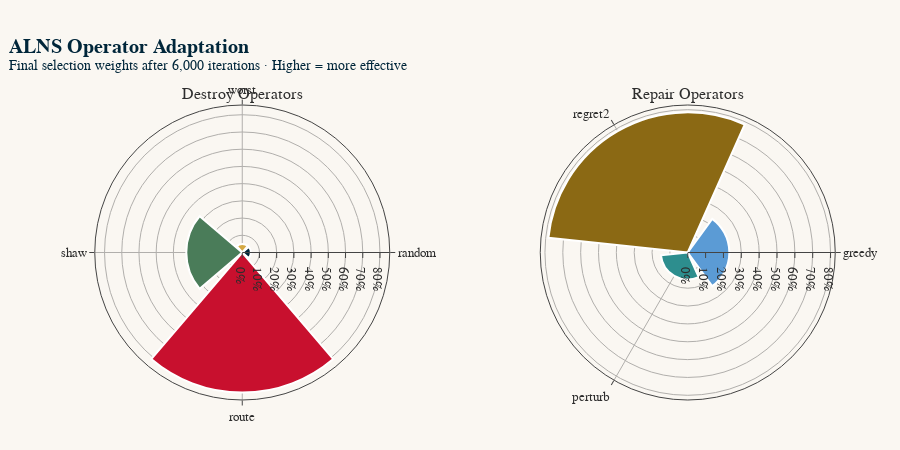

Here is the notebook cell this chart was saved with:
### Markdown cell above
---
## 8 - ALNS Operator Adaptation

The ALNS solver does not treat its operators equally. After every 100 iterations, it updates their selection probabilities based on how well each has performed:

$$w_i^{(s+1)} = (1 - \alpha) \cdot w_i^{(s)} + \alpha \cdot \frac{\pi_i}{\theta_i}$$

where $\pi_i$ is the accumulated score for operator $i$ during the segment, $\theta_i$ is the number of times it was invoked, and $\alpha$ is a reactivity parameter.

After 6,000 iterations, the final weights tell us which operators the algorithm found most productive for this problem:

- **Route-destroy** (52%) -- removing entire underperforming routes proved the most impactful structural move.
- **Regret-2 repair** (54%) -- reinserting orders where delaying them would cost the most, rather than just taking the cheapest slot.

### Code cell
# ---
# CHART 8 · ALNS Operator Weights -- Radial / Polar Bar
# ---

destroy_w = metadata["operator_weights"]["destroy"]
repair_w  = metadata["operator_weights"]["repair"]

fig = make_subplots(
    rows=1, cols=2,
    specs=[[{"type": "polar"}, {"type": "polar"}]],
    subplot_titles=("Destroy Operators", "Repair Operators"),
)

# Destroy
d_names = list(destroy_w.keys())
d_vals = [v * 100 for v in destroy_w.values()]
d_colours = [ADM["navy"], ADM["gold"], ADM["green"], ADM["crimson"]]

fig.add_trace(go.Barpolar(
    r=d_vals, theta=d_names,
    marker=dict(color=d_colours, line=dict(color="white", width=2)),
    text=[f"{v:.0f}%" for v in d_vals],
    hovertemplate="<b>%{theta}</b><br>Weight: %{r:.1f}%<extra></extra>",
), row=1, col=1)

# Repair
r_names = list(repair_w.keys())
r_vals = [v * 100 for v in repair_w.values()]
r_colours = [ADM["sky"], ADM["earth"], ADM["teal"]]

fig.add_trace(go.Barpolar(
    r=r_vals, theta=r_names,
    marker=dict(color=r_colours, line=dict(color="white", width=2)),
    text=[f"{v:.0f}%" for v in r_vals],
    hovertemplate="<b>%{theta}</b><br>Weight: %{r:.1f}%<extra></extra>",
), row=1, col=2)

fig.update_layout(
    title="<b>ALNS Operator Adaptation</b><br><sup>Final selection weights after 6,000 iterations · Higher = more effective</sup>",
    height=450, width=900,
    polar=dict(bgcolor=ADM["cream"], radialaxis=dict(visible=True, ticksuffix="%")),
    polar2=dict(bgcolor=ADM["cream"], radialaxis=dict(visible=True, ticksuffix="%")),
    showlegend=False,
)
fig.show()

### Figure 1 — Plotly figure (JSON) as saved in the notebook; plotly's stock layout.template omitted (floating-point values rounded to 4 significant figures)
{"data": [{"hovertemplate": "<b>%{theta}</b><br>Weight: %{r:.1f}%<extra></extra>", "marker": {"color": ["#00263A", "#D4A843", "#4A7C59", "#C8102E"], "line": {"color": "white", "width": 2}}, "r": [5, 5, 32.5, 81.4], "subplot": "polar", "text": ["5%", "5%", "32%", "81%"], "theta": ["random", "worst", "shaw", "route"], "type": "barpolar"}, {"hovertemplate": "<b>%{theta}</b><br>Weight: %{r:.1f}%<extra></extra>", "marker": {"color": ["#5B9BD5", "#8B6914", "#2D8E8E"], "line": {"color": "white", "width": 2}}, "r": [23.3, 78.5, 15.1], "subplot": "polar2", "text": ["23%", "78%", "15%"], "theta": ["greedy", "regret2", "perturb"], "type": "barpolar"}], "layout": {"annotations": [{"font": {"size": 16}, "showarrow": false, "text": "Destroy Operators", "x": 0.225, "xanchor": "center", "xref": "paper", "y": 1, "yanchor": "bottom", "yref": "paper"}, {"font": {"size": 16}, "showarrow": false, "text": "Repair Operators", "x": 0.775, "xanchor": "center", "xref": "paper", "y": 1, "yanchor": "bottom", "yref": "paper"}], "height": 450, "polar": {"bgcolor": "#FAF7F2", "domain": {"x": [0, 0.45], "y": [0, 1]}, "radialaxis": {"ticksuffix": "%", "visible": true}}, "polar2": {"bgcolor": "#FAF7F2", "domain": {"x": [0.55, 1], "y": [0, 1]}, "radialaxis": {"ticksuffix": "%", "visible": true}}, "showlegend": false, "title": {"text": "<b>ALNS Operator Adaptation</b><br><sup>Final selection weights after 6,000 iterations · Higher = more effective</sup>"}, "width": 900}}
